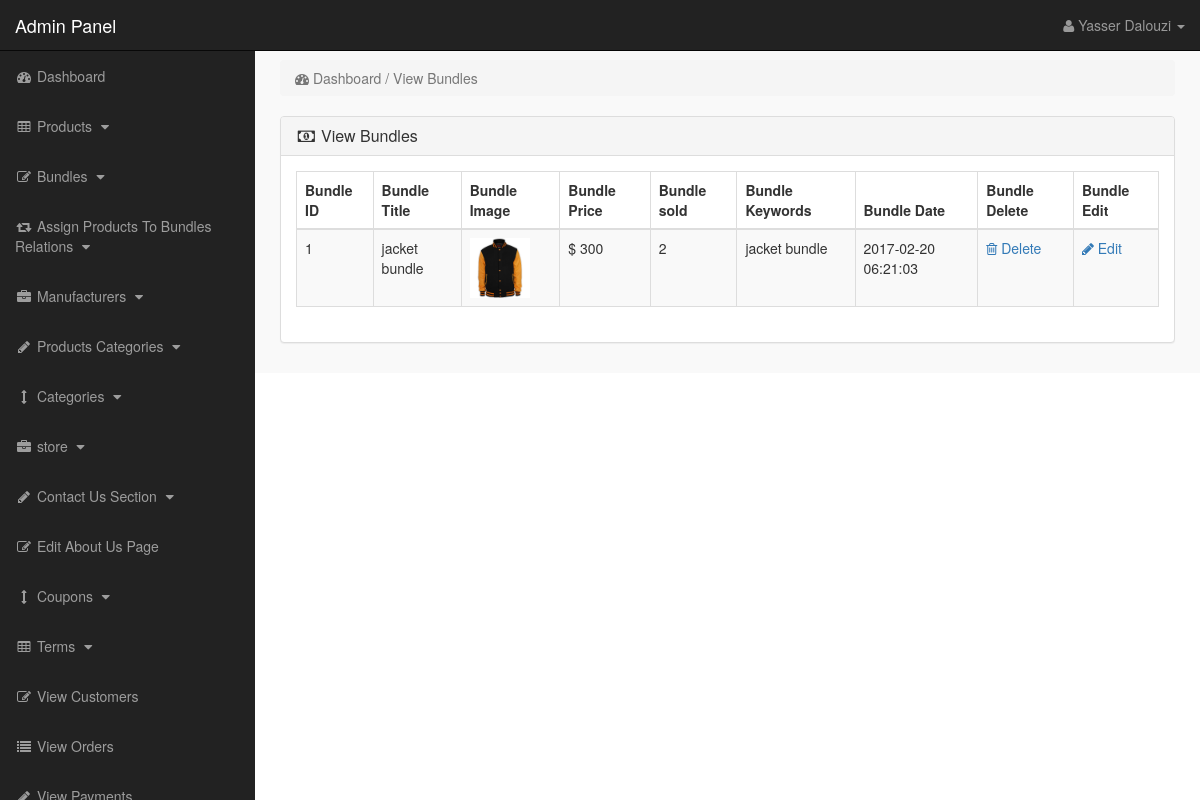
Screenshot of /admin_area/index.php?view_bundles (signed in) with the database file from the repository.
### tables this page shows
CREATE TABLE `products` (
  `product_id` int(10) NOT NULL,
  `p_cat_id` int(10) NOT NULL,
  `cat_id` int(10) NOT NULL,
  `manufacturer_id` int(10) NOT NULL,
  `date` timestamp NOT NULL DEFAULT current_timestamp() ON UPDATE current_timestamp(),
  `product_title` text NOT NULL,
  `product_url` text NOT NULL,
  `product_img1` text NOT NULL,
  `product_img2` text NOT NULL,
  `product_img3` text NOT NULL,
  `product_price` int(10) NOT NULL,
  `product_psp_price` int(100) NOT NULL,
  `product_desc` text NOT NULL,
  `product_features` text NOT NULL,
  `product_video` text NOT NULL,
  `product_keywords` text NOT NULL,
  `product_label` text NOT NULL,
  `status` varchar(255) NOT NULL,
  `in_stock` tinyint(1) NOT NULL DEFAULT 1
);

### admin_area/view_bundles.php (the view)
<?php
if(!isset($_SESSION['admin_email'])){
echo "<script>window.open('login.php','_self')</script>";
}
else {
?>
<div class="row">
<div class="col-lg-12" >
<ol class="breadcrumb" >
<li class="active" >
<i class="fa fa-dashboard"></i> Dashboard / View Bundles
</li>
</ol>
</div>
</div>
<div class="row" >
<div class="col-lg-12" >
<div class="panel panel-default" >
<div class="panel-heading" >
<h3 class="panel-title" >
<i class="fa fa-money fa-fw" ></i> View Bundles
</h3>
</div>
<div class="panel-body" >
<div class="table-responsive" >
<table class="table table-bordered table-hover table-striped" >
<thead>
<tr>
<th>Bundle ID</th>
<th>Bundle Title</th>
<th>Bundle Image</th>
<th>Bundle Price</th>
<th>Bundle sold</th>
<th>Bundle Keywords</th>
<th>Bundle Date</th>
<th>Bundle Delete</th>
<th>Bundle Edit</th>
</tr>
</thead>
<tbody>
<?php
$i = 0;
$get_pro = "select * from products where status='bundle'";
$run_pro = mysqli_query($con,$get_pro);
while($row_pro=mysqli_fetch_array($run_pro)){
$pro_id = $row_pro['product_id'];
$pro_title = $row_pro['product_title'];
$pro_image = $row_pro['product_img1'];
$pro_price = $row_pro['product_price'];
$pro_keywords = $row_pro['product_keywords'];
$pro_date = $row_pro['date'];
$i++;
?>
<tr>
<td><?php echo $i; ?></td>
<td><?php echo $pro_title; ?></td>
<td><img src="product_images/<?php echo $pro_image; ?>" width="60" height="60"></td>
<td>$ <?php echo $pro_price; ?></td>
<td>
<?php
$get_sold = "select * from pending_orders where product_id='$pro_id'";
$run_sold = mysqli_query($con,$get_sold);
$count = mysqli_num_rows($run_sold);
echo $count;
?>
</td>
<td> <?php echo $pro_keywords; ?> </td>
<td><?php echo $pro_date; ?></td>
<td>
<a href="index.php?delete_bundle=<?php echo $pro_id; ?>">
<i class="fa fa-trash-o"> </i> Delete
</a>
</td>
<td>
<a href="index.php?edit_bundle=<?php echo $pro_id; ?>">
<i class="fa fa-pencil"> </i> Edit
</a>
</td>
</tr>
<?php } ?>
</tbody>
</table>
</div>
</div>
</div>
</div>
</div>
<?php } ?>

### admin_area/includes/sidebar.php (shortened to what this page needs)
<?php
if(!isset($_SESSION['admin_email'])){
echo "<script>window.open('login.php','_self')</script>";
}
else {
?>
<nav class="navbar navbar-inverse navbar-fixed-top" >
<div class="navbar-header" >
<a class="navbar-brand" href="index.php?dashboard" >Admin Panel</a>
</div>
<ul class="nav navbar-right top-nav" >
<li class="dropdown" >
<a href="#" class="dropdown-toggle" data-toggle="dropdown" >
<i class="fa fa-user" ></i>
<?php echo $admin_name; ?> <b class="caret" ></b>
</a>
</li>
</ul>
<div class="collapse navbar-collapse navbar-ex1-collapse">
<ul class="nav navbar-nav side-nav">
<li>
<a href="index.php?dashboard">
<i class="fa fa-fw fa-dashboard"></i> Dashboard
</a>
</li>
<li>
<a href="#" data-toggle="collapse" data-target="#products">
<i class="fa fa-fw fa-table"></i> Products
<i class="fa fa-fw fa-caret-down"></i>
</a>
</li>
<li>
<a href="#" data-toggle="collapse" data-target="#bundles">
<i class="fa fa-fw fa-edit"></i> Bundles
<i class="fa fa-fw fa-caret-down"></i>
</a>
</li>
<li>
<a href="#" data-toggle="collapse" data-target="#relations">
<i class="fa fa-fw fa-retweet"></i> Assign Products To Bundles Relations
<i class="fa fa-fw fa-caret-down"></i>
</a>
</li>
<li>
<a href="#" data-toggle="collapse" data-target="#manufacturers">
<i class="fa fa-fw fa-briefcase"></i> Manufacturers
<i class="fa fa-fw fa-caret-down"></i>
</a>
</li>
<li>
<a href="#" data-toggle="collapse" data-target="#p_cat">
<i class="fa fa-fw fa-pencil"></i> Products Categories
<i class="fa fa-fw fa-caret-down"></i>
</a>
</li>
<li>
<a href="#" data-toggle="collapse" data-target="#cat">
<i class="fa fa-fw fa-arrows-v"></i> Categories
<i class="fa fa-fw fa-caret-down"></i>
</a>
</li>
<li>
<a href="#" data-toggle="collapse" data-target="#store">
<i class="fa fa-fw fa-briefcase"></i> store
<i class="fa fa-fw fa-caret-down"></i>
</a>
</li>
<li>
<a href="#" data-toggle="collapse" data-target="#contact_us">
<i class="fa fa-fw fa-pencil"> </i> Contact Us Section
<i class="fa fa-fw fa-caret-down"></i>
</a>
</li>
<li>
<a href="index.php?edit_about_us">
<i class="fa fa-fw fa-edit"></i> Edit About Us Page
</a>
</li>
<li>
<a href="#" data-toggle="collapse" data-target="#coupons">
<i class="fa fa-fw fa-arrows-v"></i> Coupons
<i class="fa fa-fw fa-caret-down"></i>
</a>
</li>
<li>
<a href="#" data-toggle="collapse" data-target="#terms" >
<i class="fa fa-fw fa-table"></i> Terms
<i class="fa fa-fw fa-caret-down"></i>
</a>
</li>
<li>
<a href="index.php?view_customers">
<i class="fa fa-fw fa-edit"></i> View Customers
</a>
</li>
<li>
<a href="index.php?view_orders">
<i class="fa fa-fw fa-list"></i> View Orders
</a>
</li>
<li>
<a href="index.php?view_payments">
<i class="fa fa-fw fa-pencil"></i> View Payments
</a>
</li>
</ul>
</div>
</nav>
<?php } ?>

### admin_area/css/style.css (style rules this page uses)
body { margin-top:100px; }
@media (min-width: 768px) { body { margin-top:50px; } }
.top-nav { padding:0 15px; }
.top-nav>li { display:inline-block; float:left; }
.top-nav>li>a { padding-top:15px; padding-bottom:15px; line-height:20px; color:#999; }
@media (min-width: 768px) { .side-nav { position:fixed; top:51px; width:255px; border-radius:0; overflow-y:auto; background-color: #222; bottom:0; overflow-x:hidden; padding-bottom:40px; } }
@media (min-width: 768px) { .side-nav>li>a { width:255px; } }
.panel-body { border-radius:5px; }

### rows the page displays
products: product_title "jacket bundle", product_img1 (picture), product_price "300", count "2", product_keywords "jacket bundle", date "2017-02-20 06:21:03"

### other values shown
$admin_name "Yasser Dalouzi"
